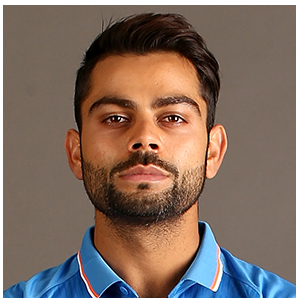
#> input picture virat.png, 300 x 300 px
$ jupyter execute 'Cartooning Image using OpenCV.ipynb'
#> lines starting #> are read from the running program, lines starting #| are printed output that depends on the picture; after the words box and inside, x2 and y2 are one past the last pixel; in counts of white or black regions, pixels touching at a corner belong together
[cell 1]
import cv2
import numpy as np

[cell 2]
img = cv2.imread("virat.png")
#> img is the input picture: shape (300, 300, 3); mean B, G, R 97.1, 108.5, 129.1

[cell 3]
gray = cv2.cvtColor(img, cv2.COLOR_BGR2GRAY)
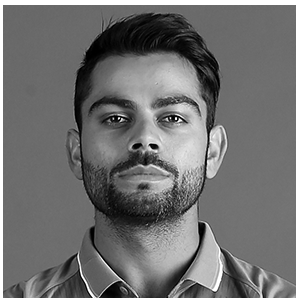
#> gray: shape (300, 300); min 0, max 255, mean 113.3
gray = cv2.medianBlur(gray, 5)
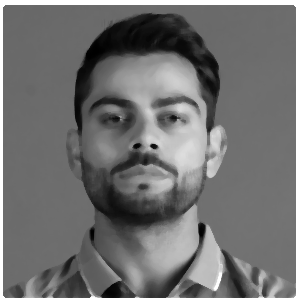
#> gray: shape (300, 300); min 0, max 255, mean 113.4
edges = cv2.adaptiveThreshold(gray, 255, cv2.ADAPTIVE_THRESH_MEAN_C,cv2.THRESH_BINARY,9,9)
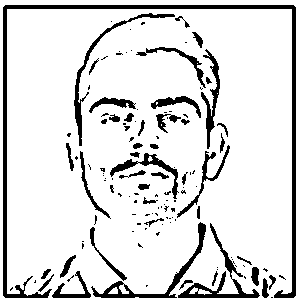
#> edges: shape (300, 300); 86.9% white; 128 black regions (82 under 20 px), largest, box (x1, y1, x2, y2) and area: (3, 5, 296, 298) 3818, (91, 222, 206, 298) 916, (178, 223, 260, 298) 903

[cell 4]
color = cv2.bilateralFilter(img,9,250,250)
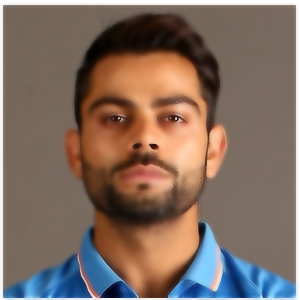
#> color: shape (300, 300, 3); mean B, G, R 97, 108.4, 129
cartoon = cv2.bitwise_and(color,color,mask=edges)
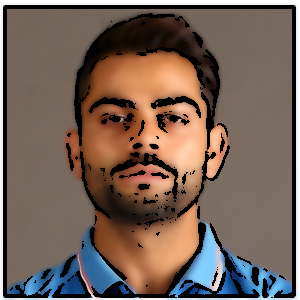
#> cartoon: shape (300, 300, 3); mean B, G, R 86.1, 97.6, 116.8
